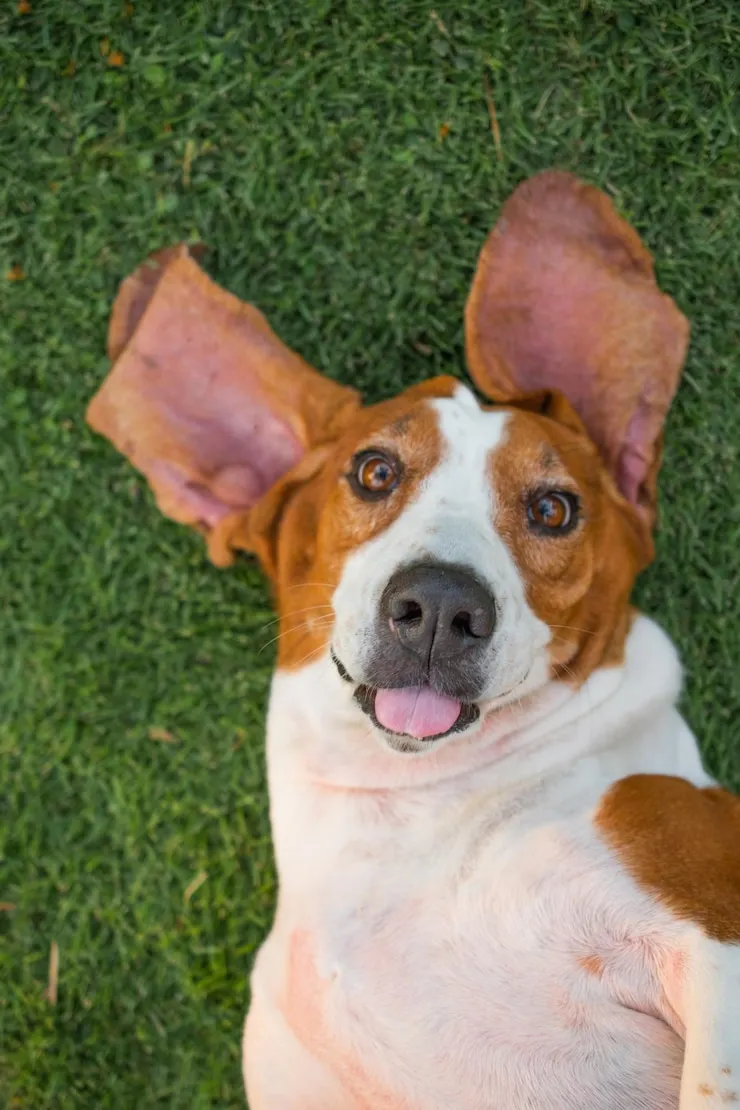
#> input picture Tema_4.2/Sources/Perro.png, 740 x 1110 px, found by its file name
$ python Traslacion.py
#> lines starting #> are read from the running program, lines starting #| are printed output that depends on the picture
import cv2
import numpy as np

# Cargamos la imagen
img = cv2.imread("Tema_4.2/Sources/Perro.png")
#> img is the input picture: shape (1110, 740, 3); mean B, G, R 86, 116.5, 119.4

# Redimensionamos la imagen a la mitad
alto, ancho = img.shape[:2]
#> alto = 1110; ancho = 740
img_reducida = cv2.resize(img, (ancho // 2, alto // 2))

# Nuevas dimensiones
alto_r, ancho_r = img_reducida.shape[:2]
#> alto_r = 555; ancho_r = 370

# Definimos la matriz de transformación para la traslación
M = np.float32([[1, 0, 100], [0, 1, 50]])

# Aplicamos la traslación a la imagen
img_trasladada = cv2.warpAffine(img_reducida, M, (ancho_r, alto_r))
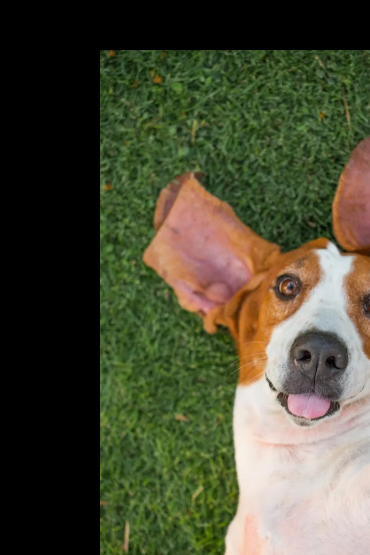
#> img_trasladada: shape (555, 370, 3); mean B, G, R 53.9, 76, 75.2

# Guardamos la imagen trasladada en un archivo nuevo
cv2.imwrite("imagen_trasladada.jpg", img_trasladada)

# Mostramos la imagen reducida original y la trasladada
cv2.imshow("Imagen reducida original", img_reducida)
cv2.imshow("Imagen trasladada", img_trasladada)

# Esperamos a que el usuario presione una tecla para cerrar las ventanas
cv2.waitKey(0)
cv2.destroyAllWindows()
